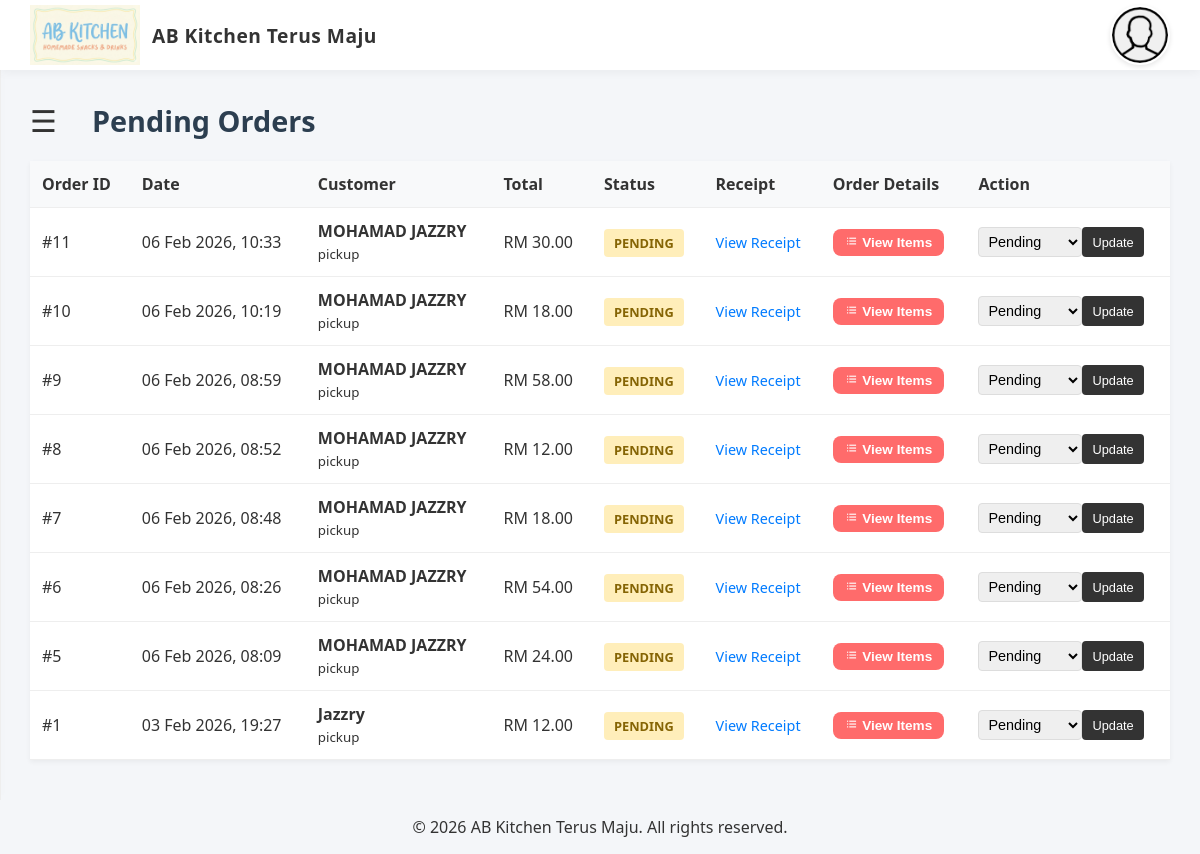
Screenshot of /orders?status=pending (signed in) with the database file from the repository.
### tables this page shows
CREATE TABLE orders (
                id INTEGER PRIMARY KEY AUTOINCREMENT,
                user_id INTEGER, -- Cashier who processed the order
                customer_name TEXT, -- Optional, for reference
                total_amount REAL NOT NULL DEFAULT 0.00,
                status TEXT DEFAULT 'completed', -- 'pending', 'completed', 'cancelled'
                created_at DATETIME DEFAULT CURRENT_TIMESTAMP, customer_email TEXT, customer_phone TEXT, delivery_method TEXT DEFAULT 'pickup', shipping_address TEXT, payment_method TEXT DEFAULT 'manual', receipt_image TEXT,
                FOREIGN KEY (user_id) REFERENCES users(id) ON DELETE SET NULL
            );

### pages/orders/list.php (the view, shortened to what this page needs)
<?php
require_once '../../header.php';
$filter_status = isset($_GET['status']) ? $_GET['status'] : '';
$sql = "SELECT * FROM orders";
$params = [];
if ($filter_status && in_array($filter_status, ['pending', 'processing', 'completed', 'cancelled'])) {
    $sql .= " WHERE status = ?";
    $params[] = $filter_status;
}
$sql .= " ORDER BY created_at DESC";
$stmt = $pdo->prepare($sql);
$stmt->execute($params);
$orders = $stmt->fetchAll();
$page_title = $filter_status ? ucfirst($filter_status) . " Orders" : "All Orders";
?>
<!DOCTYPE html>
<html lang="en">
<head>
    <link rel="stylesheet" href="../../styles/admin_dashboard.css">
</head>
<body>
    <main class="dashboard-container" id="main">
        <div class="dashboard-header">
            <span class="menu-toggle" onclick="openNav(event)">&#9776;</span>
            <div class="welcome-banner">
                <h1><?= $page_title ?></h1>
            </div>
        </div>
        <table class="data-table">
            <thead>
                <tr>
                    <th>Order ID</th>
                    <th>Date</th>
                    <th>Customer</th>
                    <th>Total</th>
                    <th>Status</th>
                    <th>Receipt</th>
                    <th>Order Details</th>
                    <th>Action</th>
                </tr>
            </thead>
            <tbody>
                <?php if (empty($orders)): ?>
                    <tr><td colspan="7" style="text-align:center;padding:20px;color:#777;">No orders found.</td></tr>
                <?php else: ?>
                    <?php foreach ($orders as $o): ?>
                    <tr>
                        <td>#<?= $o['id'] ?></td>
                        <td><?= date('d M Y, H:i', strtotime($o['created_at'])) ?></td>
                        <td>
                            <strong><?= htmlspecialchars($o['customer_name'] ?? 'Guest') ?></strong><br>
                            <small><?= htmlspecialchars($o['delivery_method']) ?></small>
                        </td>
                        <td>RM <?= number_format($o['total_amount'], 2) ?></td>
                        <td>
                            <span class="badge status-<?= $o['status'] ?>"><?= $o['status'] ?></span>
                        </td>
                        <td>
                            <?php if (!empty($o['receipt_image'])): ?>
                                <a href="/receipts/<?= htmlspecialchars($o['receipt_image']) ?>" target="_blank" class="btn-link">View Receipt</a>
                            <?php else: ?>
                                <span style="color:#999;">-</span>
                            <?php endif; ?>
                        </td>
                        <td>
                            <button type="button" onclick="viewItems(<?= $o['id'] ?>)" class="btn btn-primary" style="padding:6px 12px;font-size:0.85em;">
                                <i class='bx bx-list-ul'></i> View Items
                            </button>
                        </td>
                        <td>
                            <form method="POST" action="" style="flex:1;display:flex;">
                                <select name="status" class="status-select">
                                    <option value="pending" <?= $o['status']=='pending'?'selected':'' ?>>Pending</option>
                                </select>
                                <button type="submit" class="btn-update">Update</button>
                            </form>
                        </td>
                    </tr>
                    <?php endforeach; ?>
                <?php endif; ?>
            </tbody>
        </table>
    </main>
    <?php include '../../footer.php'; ?>
</body>
</html>

### styles/main_style.css (style rules this page uses)
:root { --primary-color: #dcb5ff; --accent-color: #ff6b6b; --text-color: #333; --bg-color: #f4f6f9; --sidebar-bg: #fff; --header-height: 70px; --shadow-sm: 0 2px 5px rgba(0, 0, 0, 0.05); --shadow-md: 0 5px 15px rgba(0, 0, 0, 0.1); }
*, *::before, *::after { box-sizing: border-box; }
body { margin: 0; font-family: 'Outfit', 'Segoe UI', sans-serif; background-color: var(--bg-color); color: var(--text-color); overflow-x: hidden; }
main { background-color: var(--bg-color); color: var(--text-color); padding: 30px; min-height: calc(100vh - var(--header-height)); transition: margin-left .3s ease; flex: 1; max-width: 100%; }
main h1 { margin-bottom: 25px; font-size: 1.8rem; font-weight: 700; color: #2c3e50; }
.btn { padding: 10px 20px; border-radius: 8px; border: none; cursor: pointer; font-weight: 600; transition: all 0.2s; }
.btn-primary { background: var(--accent-color); color: white; }
.menu-toggle { font-size: 24px; cursor: pointer; margin-right: 15px; color: #555; display: inline-block; vertical-align: middle; }

### styles/admin_dashboard.css (style rules this page uses)
.dashboard-header { display: flex; align-items: center; gap: 20px; margin-bottom: 20px; }
.menu-toggle { font-size: 30px; cursor: pointer; color: #333; display: inline-block; }
.welcome-banner h1 { margin: 0; }

### pages/orders/list.php (style rules this page uses)
.data-table { width: 100%; border-collapse: collapse; background: white; box-shadow: 0 2px 5px rgba(0,0,0,0.05); }
.data-table th, .data-table td { padding: 12px; text-align: left; border-bottom: 1px solid #eee; }
.data-table th { background: #f8f9fa; }
.badge { padding: 5px 10px; border-radius: 4px; font-size: 0.8em; text-transform: uppercase; font-weight: bold; }
.status-pending { background: #ffeeba; color: #856404; }
.btn-link { color: #007bff; text-decoration: none; font-size: 0.9em; }
.status-select { padding: 5px; border: 1px solid #ddd; border-radius: 4px; font-size: 0.9em; }
.btn-update { padding: 5px 10px; background: #333; color: white; border: none; border-radius: 4px; cursor: pointer; font-size: 0.8em; }

### rows the page displays
orders: id "11", created_at "06 Feb 2026, 10:33", customer_name "MOHAMAD JAZZRY", delivery_method "pickup", total_amount "30.00", status "PENDING", status "Pending"
orders: id "10", created_at "06 Feb 2026, 10:19", customer_name "MOHAMAD JAZZRY", delivery_method "pickup", total_amount "18.00", status "PENDING", status "Pending"
orders: id "9", created_at "06 Feb 2026, 08:59", customer_name "MOHAMAD JAZZRY", delivery_method "pickup", total_amount "58.00", status "PENDING", status "Pending"
orders: id "8", created_at "06 Feb 2026, 08:52", customer_name "MOHAMAD JAZZRY", delivery_method "pickup", total_amount "12.00", status "PENDING", status "Pending"
orders: id "7", created_at "06 Feb 2026, 08:48", customer_name "MOHAMAD JAZZRY", delivery_method "pickup", total_amount "18.00", status "PENDING", status "Pending"
orders: id "6", created_at "06 Feb 2026, 08:26", customer_name "MOHAMAD JAZZRY", delivery_method "pickup", total_amount "54.00", status "PENDING", status "Pending"
orders: id "5", created_at "06 Feb 2026, 08:09", customer_name "MOHAMAD JAZZRY", delivery_method "pickup", total_amount "24.00", status "PENDING", status "Pending"
orders: id "1", created_at "03 Feb 2026, 19:27", customer_name "Jazzry", delivery_method "pickup", total_amount "12.00", status "PENDING", status "Pending"

### other values shown
$store_name "AB Kitchen Terus Maju"
$page_title "Pending Orders"
$footer_store_name "AB Kitchen Terus Maju"
